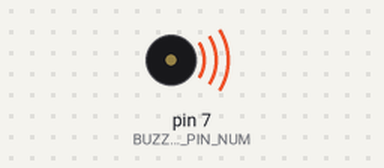
Recording of a sketch running on a simulated Arduino Uno, built with avr-gcc and run on an emulated ATmega328P. Parts: buzzer (waves = sounding).

Above: at 0.5 s.
Timing chart, 0 to 4.6 s (numbered marks = the images above):
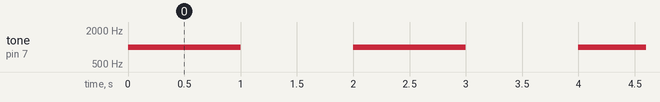

The sketch:

Arduino.ino
```cpp
// 1초동안 부저를 울리고 1초간 울리지않고를 무한히 반복

#define BUZZER_PIN_NUM	7

void setup()
{
  pinMode(BUZZER_PIN_NUM, OUTPUT);

  // 부저를 울리도록(출력) 설정
}

void loop()
{
  tone(BUZZER_PIN_NUM, 1000);	// 부저를 1000Hz(1kHz)의 소리를 출력
  delay(1000);					// 1초 기다림
  noTone(BUZZER_PIN_NUM);		// 부저를 울리지 않도록 설정
  delay(1000);
}
```

Measured:
- by itself, tone on pin 7 (BUZZER_PIN_NUM): alternates 1000 Hz for 1.0 s and silent for 1.0 s
